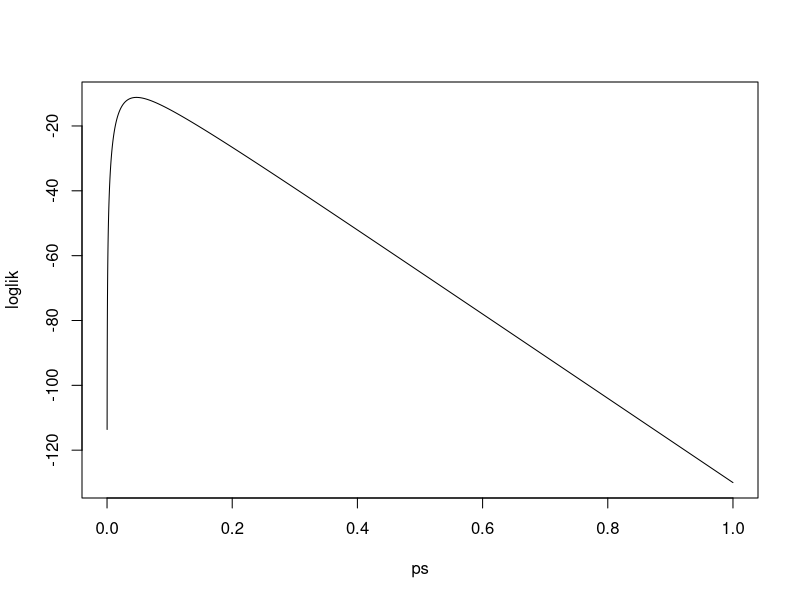

Write the R code that produced this figure. (Note: this script raises an error after producing the figure.)
# data matrix
dat_mx <- matrix(c(10, 4, 8,
                   50, 11, 1 ,
                   100, 6, 0), ncol=3, byrow=TRUE)
colnames(dat_mx) <- c('copies', 'success', 'fail')
dat_mx

# loglikelihood function
loglikelihood <- function(p){
  prob_fail <- exp(-dat_mx[,1]*p)
  sum(log(prob_fail)*dat_mx[,'fail'] + log(1-prob_fail)*dat_mx[,'success'])
}

# maximise likelihood
ret <- optimise(loglikelihood, c(0,1), maximum=TRUE)
p <- ret$maximum
# sd=1/sqrt(-hessian(loglikelihood, p,method.args=list(eps=1e-8)))
ps = seq(0,1,by=0.0001)
loglik <- sapply(ps, loglikelihood)
plot(ps, loglik, type='l') # visualise log likelihood
CI_p <- range(ps[setNA(loglik > ret$objective - qchisq(0.95,df=1) / 2, F)]) # confidence interval for p constructed using log likelihood ratio test (chisq with 1 dof under the null)

# compute LoD and CI of LoD
LoD <- -log(0.05)/p
CI_LoD <- round(rev(-log(0.05)/CI_p), 1)

println('LoD95 = ', round(LoD, 1), ', CI = (', CI_LoD[1], ', ', CI_LoD[2], ')')
